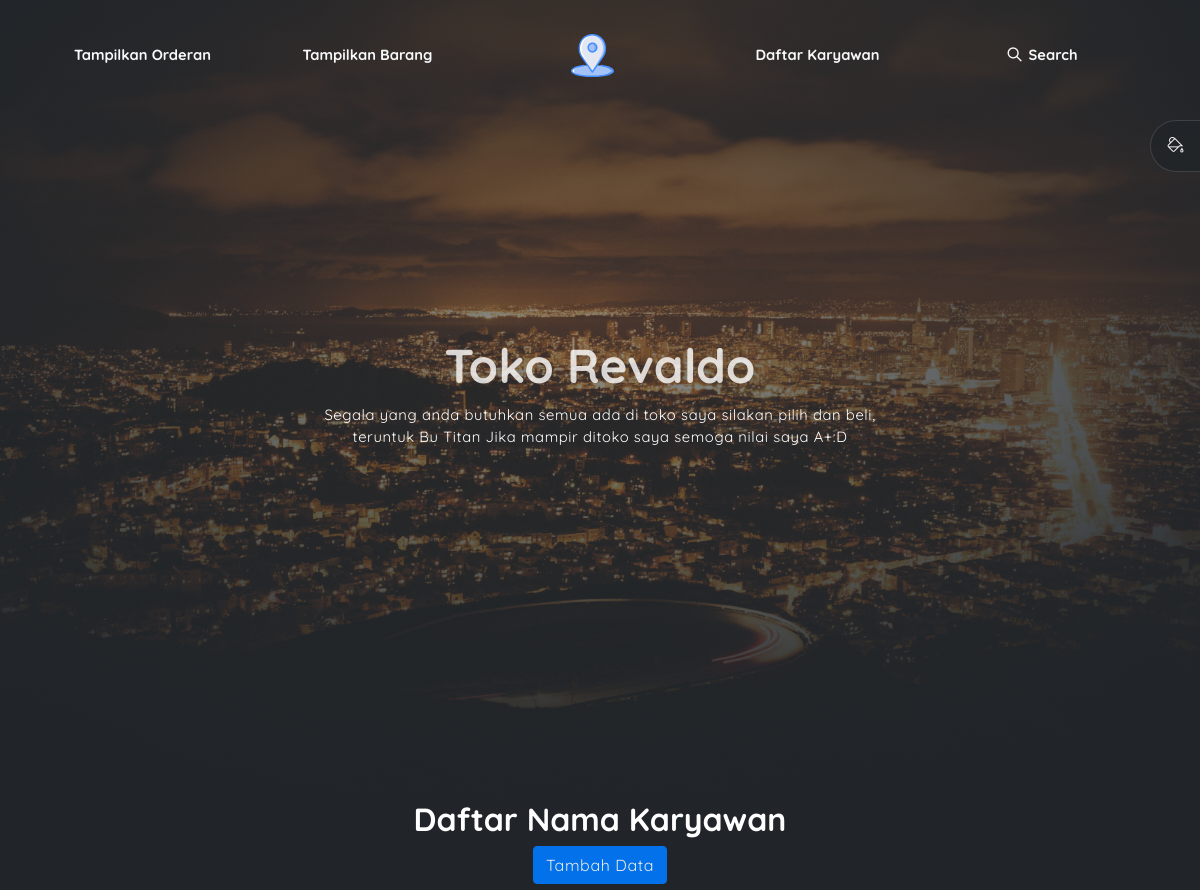
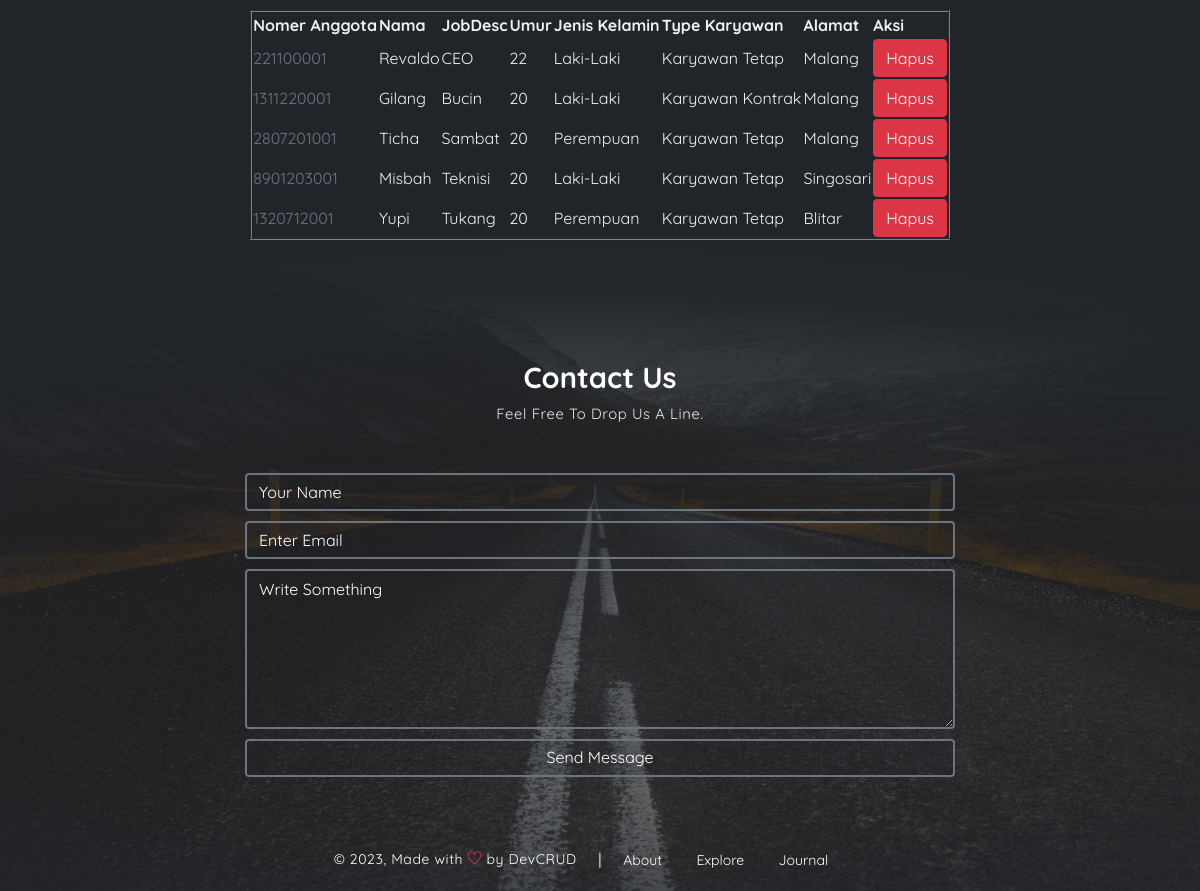
The app's page /Vbrg2/ with its own data (2 pictures, top to bottom).
### dashboard/models.py (models this page shows, shortened)
class Karyawan(models.Model):
    NA = models.CharField(max_length=10)
    nama = models.CharField(max_length=50)
    jobdesc = models.CharField(max_length=15)
    umur = models.IntegerField()
    jeniskelamin = models.CharField(max_length=10)
    alamat = models.CharField(max_length=50)
    jenis_id=models.ForeignKey(Jenis, on_delete=models.CASCADE,null=True)

class Jenis(models.Model):
    nama=models.CharField(max_length=50)
    ket=models.TextField()

### dashboard/views.py (the view)
# urls.py: path('Vbrg2/',Karyawan_View,name='karyawan_view'),
def Karyawan_View(request):
    karyawans=Karyawan.objects.all()
    konteks={
        'karyawans':karyawans
        }
    return render(request,'tampil_brg2.html',konteks)

### templates/tampil_brg2.html (shortened to what this page needs)
{%load static%}
<!DOCTYPE html>
<html lang="en">
<head>
    <link rel="stylesheet" href="{%static 'vendors/themify-icons/css/themify-icons.css'%}">
    <link href="https://cdn.jsdelivr.net/npm/bootstrap@5.3.0-alpha1/dist/css/bootstrap.min.css" rel="stylesheet">
	<link rel="stylesheet" href="{%static 'css/dorang.css'%}">
</head>
<body data-spy="scroll" data-target=".navbar" data-offset="40" id="home" class="dark-theme">
    <nav class="page-navbar" data-spy="affix" data-offset-top="10">
        <ul class="nav-navbar container">
            <li class="nav-item"><a href="{% url 'order_view' %}" class="nav-link">Tampilkan Orderan</a></li>
            <li class="nav-item"><a href="{% url 'barang_view' %}" class="nav-link">Tampilkan Barang</a></li>
            <li class="nav-item"><a href="#" class="nav-link"><img src="{%static 'imgs/placeholder.svg'%}" alt="Download free bootstrap 4 landing page, free boootstrap 4 templates, Download free bootstrap 4.1 landing page, free boootstrap 4.1.1 templates, weber Landing page"></a></li>
            <li class="nav-item"><a href="{% url 'karyawan_view' %}" class="nav-link">Daftar Karyawan</a></li>
            <li class="nav-item search">
                <a href="javascript:void(0)" class="nav-link search-toggle"><i class="ti-search"></i> Search</a>
            </li>
        </ul>
    </nav>
    <div class="theme-selector">
        <a href="javascript:void(0)" class="spinner">
            <i class="ti-paint-bucket"></i>
        </a>
    </div>
    <header class="header">
        <div class="overlay"></div>
        <div class="header-content">
            <h1 class="header-title">Toko Revaldo</h1>
            <p class="header-subtitle">Segala yang anda butuhkan semua ada di toko saya silakan pilih dan beli,
                teruntuk Bu Titan Jika mampir ditoko saya semoga nilai saya A+:D
            </p>
        </div>
    </header>
<center>
    <h2 class='align-center'> Daftar Nama Karyawan </h2>
    <table style="margin-left:auto;margin-right:auto" border="2" style=>
        <tr>
            <p><a href="/addbrng2" class="btn btn-primary"> Tambah Data </a></p>
            <th style="color:#F0F0F0;">Nomer Anggota</th>
            <th style="color:#F0F0F0;">Nama </th>
            <th style="color:#F0F0F0;">JobDesc</th>
            <th style="color:#F0F0F0;">Umur</th>
            <th style="color:#F0F0F0;">Jenis Kelamin</th>
            <th style="color:#F0F0F0;">Type Karyawan</th>
            <th style="color:#F0F0F0;">Alamat</th>
            <th style="color:#F0F0F0;">Aksi</th>
        </tr> </center>
    {% for Karyawan in karyawans %}
        <tr>
            <td style="color:#F0F0F0;"><a href="{% url 'ubah_karyawan' Karyawan.id %}">{{Karyawan.NA}}</a></td>
            <td style="color:#F0F0F0;">{{Karyawan.nama}}</td>
            <td style="color:#F0F0F0;">{{Karyawan.jobdesc}}</td>
            <td style="color:#F0F0F0;">{{Karyawan.umur}}</td>
            <td style="color:#F0F0F0;">{{Karyawan.jeniskelamin}}</td>
            <td style="color:#F0F0F0;">{{Karyawan.jenis_id.nama}}</td>
            <td style="color:#F0F0F0;">{{Karyawan.alamat}}</td>
            <td><button type="button" class="btn btn-danger" data-bs-toggle="modal"
                data-bs-target="#hapus-{{ Karyawan.id }}">Hapus</button></td>
        </tr>
    {%endfor%}
    <div class="contact-section">
        <div class="overlay"></div>
        <div class="container">
            <div class="col-md-10 col-lg-8 m-auto">
                <h6 class="title mb-2">Contact Us</h6>
                <p class="mb-5">Feel Free To Drop Us A Line.</p>
                <form action="" class="form-group">
                    <input type="text" size="50" class="form-control" placeholder="Your Name" required>
                    <input type="email" class="form-control" placeholder="Enter Email"requried>
                    <textarea name="comment" id="comment" rows="6"   class="form-control" placeholder="Write Something"></textarea>
                    <input type="submit" value="Send Message" class="form-control">
                </form>
            </div>
            <footer class="footer">
                <p class="infos">&copy; <script>document.write(new Date().getFullYear())</script>, Made with <i class="ti-heart text-danger"></i> by <a href="http://www.devcrud.com">DevCRUD</a></p>
                <span>|</span>
                <div class="links">
                    <a href="#">About</a>
                    <a href="#">Explore</a>
                    <a href="#">Journal</a>
                </div>
            </footer>
        </div>
    </div>
</body>
</html>

### records on screen
Karyawan: NA "221100001", nama "Revaldo", jobdesc "CEO", umur "22", jeniskelamin "Laki-Laki", jenis_id.nama "Karyawan Tetap", alamat "Malang"
Karyawan: NA "1311220001", nama "Gilang", jobdesc "Bucin", umur "20", jeniskelamin "Laki-Laki", jenis_id.nama "Karyawan Kontrak", alamat "Malang"
Karyawan: NA "2807201001", nama "Ticha", jobdesc "Sambat", umur "20", jeniskelamin "Perempuan", jenis_id.nama "Karyawan Tetap", alamat "Malang"
Karyawan: NA "8901203001", nama "Misbah", jobdesc "Teknisi", umur "20", jeniskelamin "Laki-Laki", jenis_id.nama "Karyawan Tetap", alamat "Singosari"
Karyawan: NA "1320712001", nama "Yupi", jobdesc "Tukang", umur "20", jeniskelamin "Perempuan", jenis_id.nama "Karyawan Tetap", alamat "Blitar"
